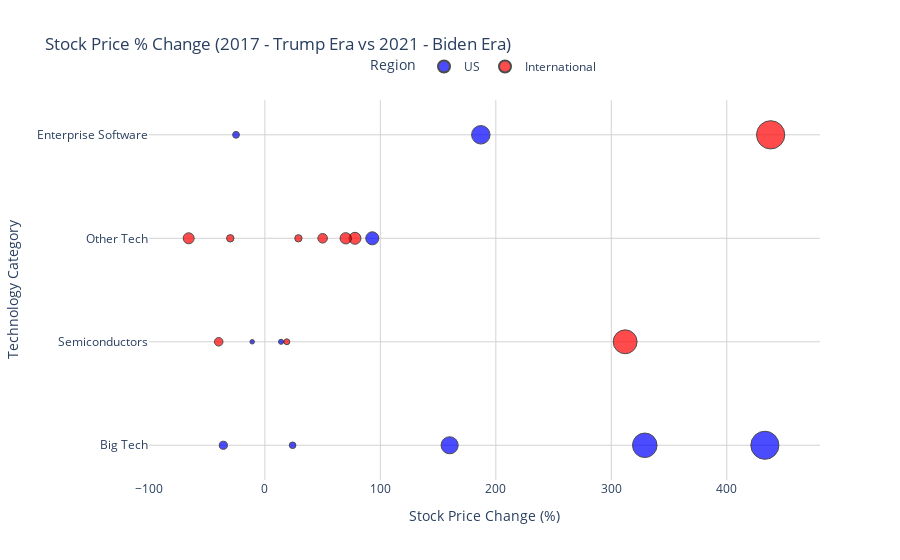

Notebook cell for this chart:
### Code cell
import pandas as pd
import plotly.express as px

# Load the CSV file
df = pd.read_csv("resources/Project 3dummy_stock_prices.csv")

# Define US-based and International companies
us_companies = [
    "Apple Inc.", "NVIDIA Corporation", "Microsoft Corporation", "Amazon.com, Inc.", 
    "Alphabet Inc. (Google)", "Meta Platforms, Inc. (Facebook)", "Tesla, Inc.", "Broadcom Inc.", 
    "Oracle Corporation", "Salesforce, Inc."
]

df["Region"] = df["Company"].apply(lambda x: "US" if x in us_companies else "International")

# Define company categories
df["Category"] = df["Company"].apply(lambda x: "Big Tech" if x in ["Apple Inc.", "Microsoft Corporation", "Amazon.com, Inc.", "Alphabet Inc. (Google)", "Meta Platforms, Inc. (Facebook)"]
                                         else "Semiconductors" if x in ["NVIDIA Corporation", "Taiwan Semiconductor Manufacturing Company (TSMC)", "Samsung Electronics", "ASML Holding", "Broadcom Inc."]
                                         else "Enterprise Software" if x in ["Oracle Corporation", "Salesforce, Inc.", "SAP SE"]
                                         else "Other Tech")

# Calculate percentage price change
df["% Change"] = ((df["Stock Price 2021 (USD)"] - df["Stock Price 2017 (USD)"]) / df["Stock Price 2017 (USD)"]) * 100

# Round % Change to 0 decimal points
df["% Change"] = df["% Change"].round(0)

# Create a scatter plot with clustering
fig = px.scatter(
    df, x="% Change", y="Category", 
    size=abs(df["% Change"]), color="Region", hover_name="Company",
    color_discrete_map={"US": "blue", "International": "red"},
    title="Stock Price % Change (2017 - Trump Era vs 2021 - Biden Era)",
    labels={"% Change": "Price Change (%)"}
)

# Update layout for better readability
fig.update_traces(marker=dict(line=dict(width=1, color='black')))
fig.update_layout(
    xaxis=dict(title="Stock Price Change (%)", zeroline=False, showgrid=True, gridcolor="lightgray"),
    yaxis=dict(title="Technology Category", showgrid=True, gridcolor="lightgray"),
    showlegend=True,
    legend=dict(orientation="h", yanchor="bottom", y=1.05, xanchor="center", x=0.5),
    plot_bgcolor="white"
)

# Show figure
fig.show()

### Figure 1 — Plotly figure (JSON) as saved in the notebook; plotly's stock layout.template omitted (floating-point values rounded to 4 significant figures)
{"data": [{"hovertemplate": "<b>%{hovertext}</b><br><br>Region=US<br>Price Change (%)=%{x}<br>Category=%{y}<br>size=%{marker.size}<extra></extra>", "hovertext": ["Apple Inc.", "NVIDIA Corporation", "Microsoft Corporation", "Amazon.com, Inc.", "Alphabet Inc. (Google)", "Meta Platforms, Inc. (Facebook)", "Tesla, Inc.", "Broadcom Inc.", "Oracle Corporation", "Salesforce, Inc."], "legendgroup": "US", "marker": {"color": "blue", "line": {"color": "black", "width": 1}, "size": [24, 11, 36, 433, 329, 160, 93, 14, 187, 25], "sizemode": "area", "sizeref": 1.095, "symbol": "circle"}, "mode": "markers", "name": "US", "orientation": "h", "showlegend": true, "type": "scatter", "x": [24, -11, -36, 433, 329, 160, 93, 14, 187, -25], "xaxis": "x", "y": ["Big Tech", "Semiconductors", "Big Tech", "Big Tech", "Big Tech", "Big Tech", "Other Tech", "Semiconductors", "Enterprise Software", "Enterprise Software"], "yaxis": "y"}, {"hovertemplate": "<b>%{hovertext}</b><br><br>Region=International<br>Price Change (%)=%{x}<br>Category=%{y}<br>size=%{marker.size}<extra></extra>", "hovertext": ["Taiwan Semiconductor Manufacturing Company (TSMC)", "Samsung Electronics", "ASML Holding", "Tencent Holdings", "Alibaba Group", "SAP SE", "Sony Corporation", "SoftBank Group", "Infosys", "Baidu"], "legendgroup": "International", "marker": {"color": "red", "line": {"color": "black", "width": 1}, "size": [312, 19, 40, 29, 30, 438, 78, 70, 50, 66], "sizemode": "area", "sizeref": 1.095, "symbol": "circle"}, "mode": "markers", "name": "International", "orientation": "h", "showlegend": true, "type": "scatter", "x": [312, 19, -40, 29, -30, 438, 78, 70, 50, -66], "xaxis": "x", "y": ["Semiconductors", "Semiconductors", "Semiconductors", "Other Tech", "Other Tech", "Enterprise Software", "Other Tech", "Other Tech", "Other Tech", "Other Tech"], "yaxis": "y"}], "layout": {"autosize": true, "legend": {"itemsizing": "constant", "orientation": "h", "title": {"text": "Region"}, "tracegroupgap": 0, "x": 0.5, "xanchor": "center", "y": 1.05, "yanchor": "bottom"}, "plot_bgcolor": "white", "showlegend": true, "title": {"text": "Stock Price % Change (2017 - Trump Era vs 2021 - Biden Era)"}, "xaxis": {"anchor": "y", "autorange": true, "domain": [0, 1], "gridcolor": "lightgray", "range": [-98.81, 477.1], "showgrid": true, "title": {"text": "Stock Price Change (%)"}, "type": "linear", "zeroline": false}, "yaxis": {"anchor": "x", "autorange": true, "domain": [0, 1], "gridcolor": "lightgray", "range": [-0.5684, 3.571], "showgrid": true, "title": {"text": "Technology Category"}, "type": "category"}}}
